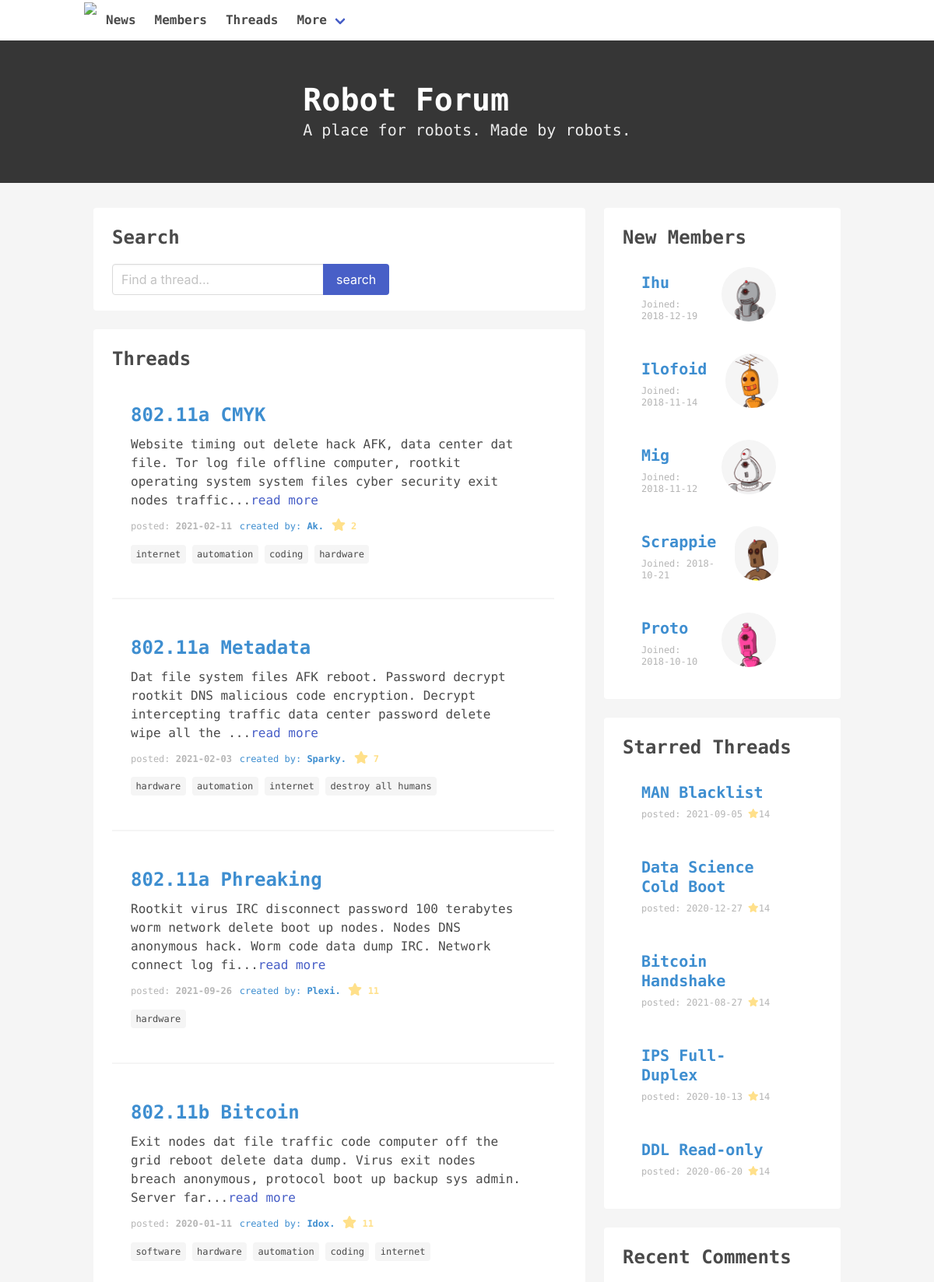
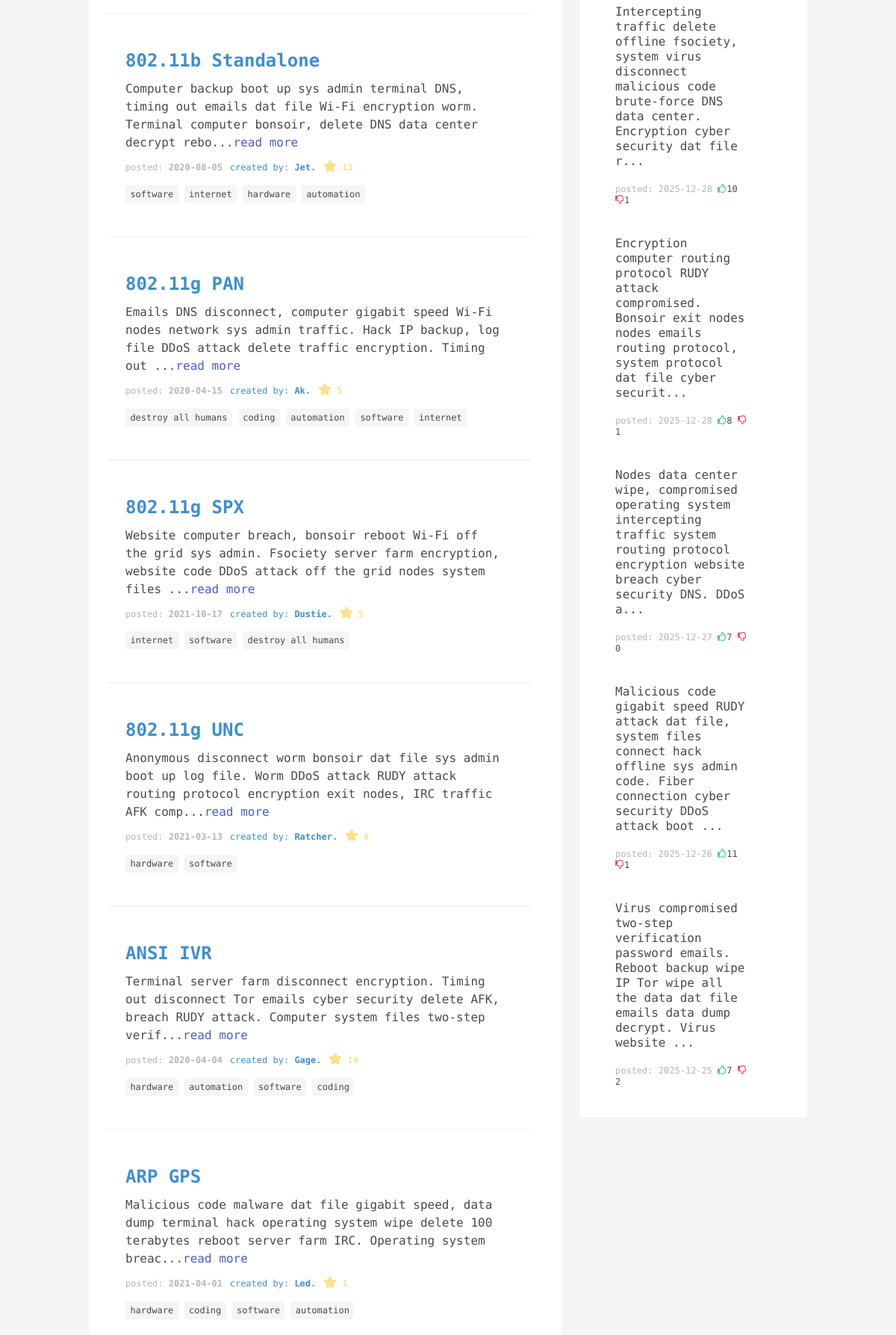
The page /threads/ (upper part) on the database its author committed (2 pictures, top to bottom).
### app.py (models this page shows, shortened)
class Threads(db.Model):
    __tablename__ = 'threads'
    thread_id = db.Column(db.Float, primary_key=True)
    thread_robot_id = db.Column(db.Float, db.ForeignKey('robots.robot_id'))
    thread_name = db.Column(db.Text)
    thread_tags = db.Column(db.Text)
    thread_content = db.Column(db.Text)
    thread_date = db.Column(db.Text)
    thread_stars = db.Column(db.Float)

class Robots(db.Model):
    __tablename__ = 'robots'
    robot_id = db.Column(db.Float, primary_key=True)
    robot_name = db.Column(db.Text)
    robot_avatar = db.Column(db.Text)
    robot_age = db.Column(db.Float)
    robot_joined = db.Column(db.Text)
    robot_image = db.Column(db.Text)

class Comments(db.Model):
    __tablename__ = 'comments'
    comment_id = db.Column(db.Float, primary_key=True)
    comment_thread_id = db.Column(db.Float, db.ForeignKey('threads.thread_id'))
    comment_content = db.Column(db.Text)
    comment_date = db.Column(db.Text)
    comment_thumbs_up = db.Column(db.Float)
    comment_thumbs_down = db.Column(db.Float)

### app.py (the view)
@app.route('/threads/', methods = ['POST', 'GET'])
def threads():
    if request.method == "POST":
        search = request.form['search']
        return redirect(url_for('threads', search=search, page_number=1))
    else:
        search = request.args.get('search', None)
        page_number_string = request.args.get('page_number', '1')
        page_number = float(page_number_string)
        if search:
            search_terms = return_search_terms(search)
            search_conditions = return_search_conditions(search_terms, 'Threads')
            threads = T.query.join(R, R.robot_id == T.thread_robot_id)\
                      .add_columns(*R_columns + T_columns)\
                      .order_by(T.thread_name)\
                      .filter(*search_conditions)\
                      .paginate(page=page_number, per_page=app.config['PER_PAGE'], error_out=True)
        else:
            threads = T.query.join(R, R.robot_id == T.thread_robot_id)\
                             .add_columns(*R_columns + T_columns)\
                             .order_by(T.thread_name)\
                             .paginate(page=page_number, per_page=app.config['PER_PAGE'], error_out=True)
        return render_template('threads.html', threads=threads, search=search, side_data=fetch_side_data())

### app.py (called while the page is built)
def fetch_side_data():
    limit = 5
    starred_threads = T.query.order_by(desc(T.thread_stars)).limit(limit)
    new_members = R.query.order_by(desc(R.robot_joined)).limit(limit)
    latest_comments = C.query.order_by(desc(C.comment_date)).limit(limit)
    sidebar_data = {'starred-threads': starred_threads,
                    'new-members': new_members,
                    'latest-comments': latest_comments}
    return sidebar_data

### templates/threads.html (shortened to what this page needs)
{% extends 'base.html' %}
    {% set placeholder = "Find a thread..."%}
    {% block search %}
        {% include 'search-form.html' %}
    {% endblock search%}
{% block content %}
<section class="notification has-background-white">
    <p class="has-text-weight-semibold is-size-4" style = "margin-bottom: 1rem;">Threads</p>
    {% for t in threads.items %}
        <div class="notification has-background-white">
            <section class="columns is-vcentered">
                <div class="column">
                    <p class = "has-text-weight-semibold has-text-info is-size-4"><a href="{{ url_for('threadview', thread_id=t.thread_id) }}">{{ t.thread_name }}</a></p>
                    <p style = "margin: .5rem 0;">{{ t.thread_content[:160] }}...<a class = "has-text-link" href="{{ url_for('threadview', thread_id=t.thread_id) }}">read more</a></p>
                    <span class = "has-text-grey-light is-size-7">posted: <strong>{{t.thread_date}}</strong></span>
                    <span class = "has-text-info is-size-7">created by: <strong>{{ t.robot_name }}.</strong></span>
                    <i class="fas fa-star has-text-warning"></i><span class = "has-text-warning is-size-7"> <strong>{{ t.thread_stars|int }}</strong></span>
                    {% set tags = t.thread_tags.split(',') %}
                    <div class="tags" style = "margin-top: .8rem;">
                        {% for tag in tags %}
                            <span style = "padding:.25rem .4rem;" class = "tag small is-light">{{ tag }}</span>
                        {% endfor %}
                    </div>
                </div>
            </section>
        </div>
        <hr>
    {% endfor %}
</section>
{% endblock content %}

### templates/base.html (shortened to what this page needs)
<!DOCTYPE html>
<html>
<head>
    <link rel="stylesheet" href="https://cdnjs.cloudflare.com/ajax/libs/bulma/0.7.2/css/bulma.min.css">
</head>
<body class="has-background-light">
    {% include 'navbar.html' %}
    <section class="hero is-dark is-small" style="padding: 3.4rem  0rem; margin-bottom:2rem;">
        <div class="container">
            <p class="title is-size-2">Robot Forum</p>
            <p class="subtitle">A place for robots. Made by robots.</p>
        </div>
    </section>
    <div class="container">
        <section class="columns">
            <article class="column is-8">
                {% block search %}
                {% endblock search %}
                {% block content %}
                {% endblock content %}
            </article>
            <article class="column is-4">
                <div class="notification has-background-white has-text-centered-mobile">
                    <p class="has-text-weight-semibold is-size-4">New Members</p>
                    <ul class="menu-list">
                        {% for t in side_data['new-members'] %}
                            <li>
                                <div class="notification has-background-white">
                                    <section class="columns is-vcentered">
                                        <div class = "column">
                                            <a style="padding:.5rem 0rem;" href="{{ url_for('memberview',member_id=t.robot_id) }}" class="has-text-info has-text-weight-semibold is-size-5">{{ t.robot_name }}</a>
                                            <p class="has-text-grey-light is-size-7">Joined: {{ t.robot_joined}}</p>
                                        </div>
                                        <figure class="column image">
                                            <img style = "margin:auto; width:70px; height: 70px; " class="has-background-light is-rounded" src="{{ url_for('static', filename=t.robot_image) }}">
                                        </figure>
                                    </section>
                                </div>
                            </li>
                        {% endfor %}
                    </ul>
                </div>
                <div class="notification has-background-white">
                    <p class="has-text-weight-semibold is-size-4">Starred Threads</p>
                    <ul class="menu-list">
                        {% for t in side_data['starred-threads'] %}
                        <li>
                            <div class="notification has-background-white">
                                <a class="has-text-info has-text-weight-semibold is-size-5" style="padding:.5rem 0rem;" href="{{ url_for('threadview', thread_id=t.thread_id) }}">{{ t.thread_name}}</a>
                                <p class = "has-text-grey-light is-size-7">posted: {{ t.thread_date }} <i class="fas fa-star has-text-warning"></i><span>{{ t.thread_stars|int }}</span></p>
                            </div>
                        </li>
                        {% endfor %}
                    </ul>
                </div>
                <div class="notification has-background-white">
                    <p class="has-text-weight-semibold is-size-4">Recent Comments</p>
                    <ul class="menu-list">
                        {% for t in side_data['latest-comments'] %}
                        <li>
                            <div class="notification has-background-white">
                                <p>{{ t.comment_content[:150] | replace('<br>','') }}...</p><br>
                                <div class = "is-size-7">
                                    <span class="has-text-grey-light">posted: {{ t.comment_date }}</span>
                                    <i class="far fa-thumbs-up has-text-success "></i><span class="small">{{ t.comment_thumbs_up |int }}</span>
                                    <i class="far fa-thumbs-down has-text-danger"></i><span class="small">{{ t.comment_thumbs_down |int }}</span>
                                </div>
                            </div>
                        </li>
                        {% endfor %}
                    </ul>
                </div>
            </article>
        </section>
    </div>
</body>
</html>

### templates/base.html (style rules this page uses)
a { text-decoration:none !important; }
body { font-family: 'Share Tech Mono', monospace; }

### rows shown on the page
Threads: thread_name "802.11a CMYK", thread_content "Website timing out delete hack AFK, data center dat file. Tor log file offline computer, rootkit operating system system files cyber security exit nodes traffic", thread_date "2021-02-11", robot_name "Ak", thread_stars "2", tags "internet" "automation" "coding" "hardware"
Threads: thread_name "802.11a Metadata", thread_content "Dat file system files AFK reboot. Password decrypt rootkit DNS malicious code encryption. Decrypt intercepting traffic data center password delete wipe all the", thread_date "2021-02-03", robot_name "Sparky", thread_stars "7", tags "hardware" "automation" "internet" "destroy all humans"
Threads: thread_name "802.11a Phreaking", thread_content "Rootkit virus IRC disconnect password 100 terabytes worm network delete boot up nodes. Nodes DNS anonymous hack. Worm code data dump IRC. Network connect log fi", thread_date "2021-09-26", robot_name "Plexi", thread_stars "11", thread_tags "hardware"
Threads: thread_name "802.11b Bitcoin", thread_content "Exit nodes dat file traffic code computer off the grid reboot delete data dump. Virus exit nodes breach anonymous, protocol boot up backup sys admin. Server far", thread_date "2020-01-11", robot_name "Idox", thread_stars "11", tags "software" "hardware" "automation" "coding" "internet"
Threads: thread_name "802.11b Standalone", thread_content "Computer backup boot up sys admin terminal DNS, timing out emails dat file Wi-Fi encryption worm. Terminal computer bonsoir, delete DNS data center decrypt rebo", thread_date "2020-08-05", robot_name "Jet", thread_stars "13", tags "software" "internet" "hardware" "automation"
Threads: thread_name "802.11g PAN", thread_content "Emails DNS disconnect, computer gigabit speed Wi-Fi nodes network sys admin traffic. Hack IP backup, log file DDoS attack delete traffic encryption. Timing out", thread_date "2020-04-15", robot_name "Ak", thread_stars "5", tags "destroy all humans" "coding" "automation" "software" "internet"
Threads: thread_name "802.11g SPX", thread_content "Website computer breach, bonsoir reboot Wi-Fi off the grid sys admin. Fsociety server farm encryption, website code DDoS attack off the grid nodes system files", thread_date "2021-10-17", robot_name "Dustie", thread_stars "5", tags "internet" "software" "destroy all humans"
Threads: thread_name "802.11g UNC", thread_content "Anonymous disconnect worm bonsoir dat file sys admin boot up log file. Worm DDoS attack RUDY attack routing protocol encryption exit nodes, IRC traffic AFK comp", thread_date "2021-03-13", robot_name "Ratcher", thread_stars "8", tags "hardware" "software"
Threads: thread_name "ANSI IVR", thread_content "Terminal server farm disconnect encryption. Timing out disconnect Tor emails cyber security delete AFK, breach RUDY attack. Computer system files two-step verif", thread_date "2020-04-04", robot_name "Gage", thread_stars "14", tags "hardware" "automation" "software" "coding"
Threads: thread_name "ARP GPS", thread_content "Malicious code malware dat file gigabit speed, data dump terminal hack operating system wipe delete 100 terabytes reboot server farm IRC. Operating system breac", thread_date "2021-04-01", robot_name "Led", thread_stars "1", tags "hardware" "coding" "software" "automation"
Robots: robot_name "Ihu", robot_joined "2018-12-19", robot_image (picture)
Robots: robot_name "Ilofoid", robot_joined "2018-11-14", robot_image (picture)
Robots: robot_name "Mig", robot_joined "2018-11-12", robot_image (picture)
Robots: robot_name "Scrappie", robot_joined "2018-10-21", robot_image (picture)
Robots: robot_name "Proto", robot_joined "2018-10-10", robot_image (picture)
Threads: thread_name "MAN Blacklist", thread_date "2021-09-05", thread_stars "14"
Threads: thread_name "Data Science Cold Boot", thread_date "2020-12-27", thread_stars "14"
Threads: thread_name "Bitcoin Handshake", thread_date "2021-08-27", thread_stars "14"
Threads: thread_name "IPS Full-Duplex", thread_date "2020-10-13", thread_stars "14"
Threads: thread_name "DDL Read-only", thread_date "2020-06-20", thread_stars "14"
Comments: comment_content "Intercepting traffic delete offline fsociety, system virus disconnect malicious code brute-force DNS data center. Encryption cyber security dat file r", comment_date "2025-12-28", comment_thumbs_up "10", comment_thumbs_down "1"
Comments: comment_content "Encryption computer routing protocol RUDY attack compromised. Bonsoir exit nodes nodes emails routing protocol, system protocol dat file cyber securit", comment_date "2025-12-28", comment_thumbs_up "8", comment_thumbs_down "1"
Comments: comment_content "Nodes data center wipe, compromised operating system intercepting traffic system routing protocol encryption website breach cyber security DNS. DDoS a", comment_date "2025-12-27", comment_thumbs_up "7", comment_thumbs_down "0"
Comments: comment_content "Malicious code gigabit speed RUDY attack dat file, system files connect hack offline sys admin code. Fiber connection cyber security DDoS attack boot", comment_date "2025-12-26", comment_thumbs_up "11", comment_thumbs_down "1"
Comments: comment_content "Virus compromised two-step verification password emails. Reboot backup wipe IP Tor wipe all the data dat file emails data dump decrypt. Virus website", comment_date "2025-12-25", comment_thumbs_up "7", comment_thumbs_down "2"
